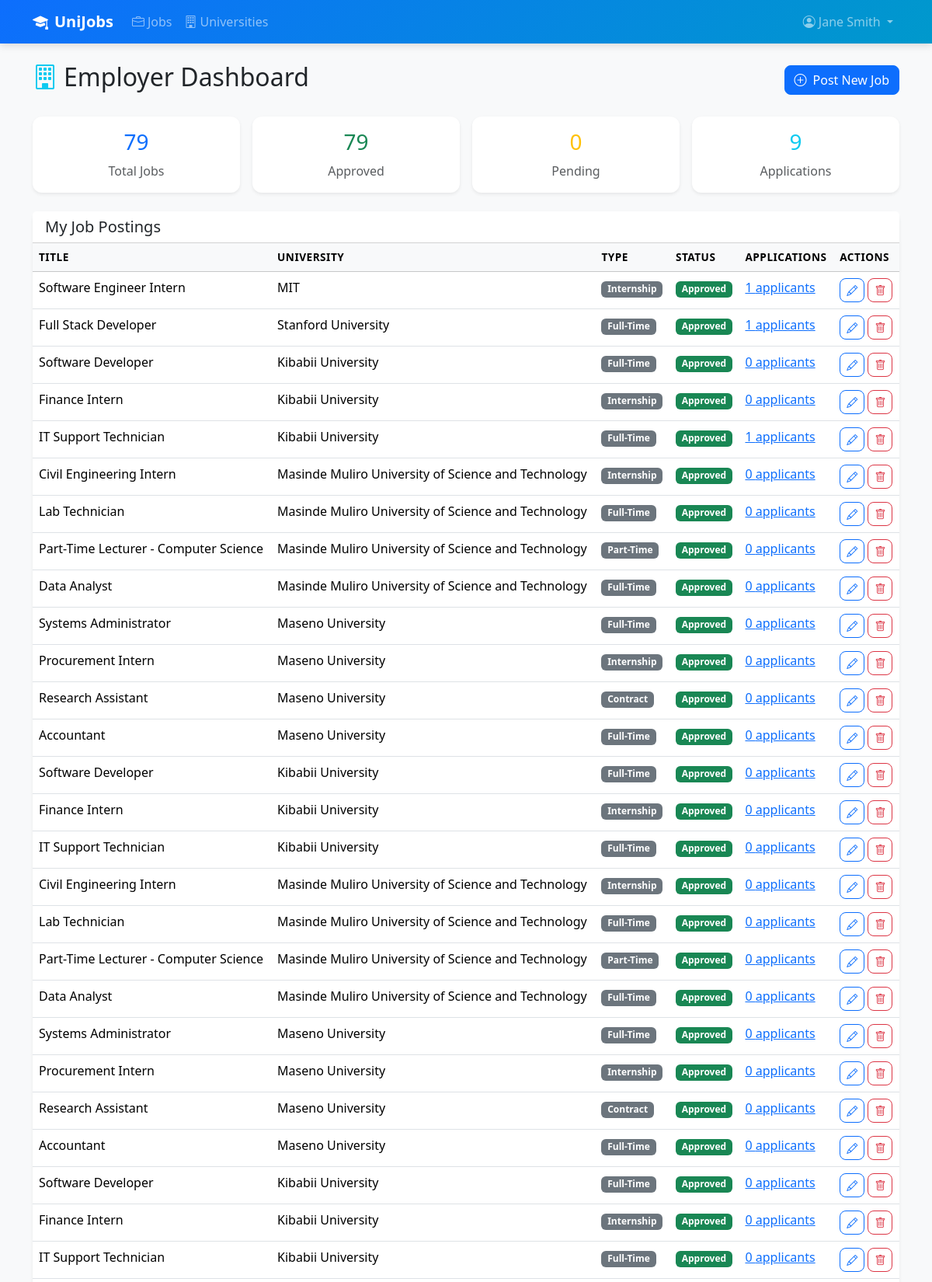
The page /dashboards/employer/ (signed in, upper part) on the database its author committed.
### accounts/models.py (models this page shows, shortened)
class CustomUser(AbstractBaseUser, PermissionsMixin):
    ROLE_CHOICES = [
        ('student', 'Student / Job Seeker'),
        ('employer', 'Employer'),
        ('university_staff', 'University Staff'),
        ('admin', 'Admin'),
    ]
    email = models.EmailField(unique=True)
    first_name = models.CharField(max_length=100)
    last_name = models.CharField(max_length=100)
    role = models.CharField(max_length=20, choices=ROLE_CHOICES, default='student')
    is_active = models.BooleanField(default=True)
    is_staff = models.BooleanField(default=False)
    date_joined = models.DateTimeField(auto_now_add=True)
    USERNAME_FIELD = 'email'
    REQUIRED_FIELDS = ['first_name', 'last_name', 'role']
    objects = CustomUserManager()
    def get_full_name(self):
        return f"{self.first_name} {self.last_name}"

### jobs/models.py (models this page shows, shortened)
class Job(models.Model):
    JOB_TYPE_CHOICES = [
        ('full_time', 'Full-Time'),
        ('part_time', 'Part-Time'),
        ('internship', 'Internship'),
        ('contract', 'Contract'),
        ('volunteer', 'Volunteer'),
    ]
    STATUS_CHOICES = [
        ('pending', 'Pending Approval'),
        ('approved', 'Approved'),
        ('rejected', 'Rejected'),
    ]
    employer = models.ForeignKey(settings.AUTH_USER_MODEL, on_delete=models.CASCADE, related_name='posted_jobs')
    university = models.ForeignKey('universities.University', on_delete=models.CASCADE, related_name='jobs')
    department = models.ForeignKey('universities.Department', on_delete=models.SET_NULL, null=True, blank=True, related_name='jobs')
    title = models.CharField(max_length=200)
    description = models.TextField()
    requirements = models.TextField(blank=True)
    location = models.CharField(max_length=200)
    job_type = models.CharField(max_length=20, choices=JOB_TYPE_CHOICES, default='full_time')
    salary_range = models.CharField(max_length=100, blank=True)
    application_deadline = models.DateField(null=True, blank=True)
    is_approved = models.BooleanField(default=False)
    approval_status = models.CharField(max_length=20, choices=STATUS_CHOICES, default='pending')
    approved_by = models.ForeignKey(
        settings.AUTH_USER_MODEL, on_delete=models.SET_NULL, null=True, blank=True, related_name='approved_jobs'
    )
    is_active = models.BooleanField(default=True)
    created_at = models.DateTimeField(auto_now_add=True)
    updated_at = models.DateTimeField(auto_now=True)
    class Meta:
        ordering = ['-created_at']

### universities/models.py (models this page shows, shortened)
class University(models.Model):
    name = models.CharField(max_length=200, unique=True)
    address = models.TextField()
    website = models.URLField(blank=True)
    logo = models.ImageField(upload_to='university_logos/', null=True, blank=True)
    description = models.TextField(blank=True)
    founded_year = models.PositiveIntegerField(null=True, blank=True)
    created_at = models.DateTimeField(auto_now_add=True)
    class Meta:
        verbose_name_plural = 'Universities'
        ordering = ['name']

### dashboards/views.py (the view)
# urls.py: path('employer/', views.employer_dashboard, name='employer_dashboard'),
@login_required
def employer_dashboard(request):
    if request.user.role != 'employer':
        return redirect('dashboard_redirect')
    try:
        profile = request.user.employer_profile
    except Exception:
        profile = None
    jobs = Job.objects.filter(employer=request.user).annotate(app_count=Count('applications'))
    stats = {
        'total_jobs': jobs.count(),
        'approved_jobs': jobs.filter(approval_status='approved').count(),
        'pending_jobs': jobs.filter(approval_status='pending').count(),
        'total_applications': Application.objects.filter(job__employer=request.user).count(),
    }
    if request.method == 'POST':
        user_form = UserUpdateForm(request.POST, instance=request.user)
        profile_form = EmployerProfileForm(request.POST, request.FILES, instance=profile)
        if user_form.is_valid() and profile_form.is_valid():
            user_form.save()
            profile_form.save()
            messages.success(request, 'Profile updated!')
            return redirect('employer_dashboard')
    else:
        user_form = UserUpdateForm(instance=request.user)
        profile_form = EmployerProfileForm(instance=profile)
    return render(request, 'dashboards/employer_dashboard.html', {
        'profile': profile,
        'jobs': jobs,
        'stats': stats,
        'user_form': user_form,
        'profile_form': profile_form,
        'title': 'Employer Dashboard',
    })

### templates/dashboards/employer_dashboard.html
{% extends 'base.html' %}
{% load crispy_forms_tags %}
{% block content %}
<div class="d-flex justify-content-between align-items-center mb-4">
    <h2><i class="bi bi-building me-2 text-info"></i>Employer Dashboard</h2>
    <a href="{% url 'create_job' %}" class="btn btn-primary"><i class="bi bi-plus-circle me-2"></i>Post New Job</a>
</div>
<div class="row g-3 mb-4">
    <div class="col-md-3">
        <div class="card text-center border-0 shadow-sm">
            <div class="card-body py-3"><h3 class="text-primary">{{ stats.total_jobs }}</h3><p class="mb-0 text-muted">Total Jobs</p></div>
        </div>
    </div>
    <div class="col-md-3">
        <div class="card text-center border-0 shadow-sm">
            <div class="card-body py-3"><h3 class="text-success">{{ stats.approved_jobs }}</h3><p class="mb-0 text-muted">Approved</p></div>
        </div>
    </div>
    <div class="col-md-3">
        <div class="card text-center border-0 shadow-sm">
            <div class="card-body py-3"><h3 class="text-warning">{{ stats.pending_jobs }}</h3><p class="mb-0 text-muted">Pending</p></div>
        </div>
    </div>
    <div class="col-md-3">
        <div class="card text-center border-0 shadow-sm">
            <div class="card-body py-3"><h3 class="text-info">{{ stats.total_applications }}</h3><p class="mb-0 text-muted">Applications</p></div>
        </div>
    </div>
</div>
<div class="card border-0 shadow-sm">
    <div class="card-header bg-white"><h5 class="mb-0">My Job Postings</h5></div>
    <div class="card-body p-0">
        {% if jobs %}
        <div class="table-responsive">
            <table class="table table-hover mb-0">
                <thead class="table-light">
                    <tr><th>Title</th><th>University</th><th>Type</th><th>Status</th><th>Applications</th><th>Actions</th></tr>
                </thead>
                <tbody>
                    {% for job in jobs %}
                    <tr>
                        <td>{{ job.title }}</td>
                        <td>{{ job.university.name }}</td>
                        <td><span class="badge bg-secondary">{{ job.get_job_type_display }}</span></td>
                        <td>
                            <span class="badge bg-{% if job.approval_status == 'approved' %}success{% elif job.approval_status == 'rejected' %}danger{% else %}warning{% endif %}">
                                {{ job.get_approval_status_display }}
                            </span>
                        </td>
                        <td><a href="{% url 'job_applicants' job.pk %}">{{ job.app_count }} applicants</a></td>
                        <td>
                            <a href="{% url 'edit_job' job.pk %}" class="btn btn-sm btn-outline-primary"><i class="bi bi-pencil"></i></a>
                            <a href="{% url 'delete_job' job.pk %}" class="btn btn-sm btn-outline-danger"><i class="bi bi-trash"></i></a>
                        </td>
                    </tr>
                    {% endfor %}
                </tbody>
            </table>
        </div>
        {% else %}
        <p class="text-muted p-3">No jobs posted yet. <a href="{% url 'create_job' %}">Post your first job</a>.</p>
        {% endif %}
    </div>
</div>
{% endblock %}

### templates/base.html (shortened to what this page needs)
<!DOCTYPE html>
<html lang="en">
<head>
    <link href="https://cdn.jsdelivr.net/npm/bootstrap@5.3.2/dist/css/bootstrap.min.css" rel="stylesheet">
    <link href="https://cdn.jsdelivr.net/npm/bootstrap-icons@1.11.1/font/bootstrap-icons.css" rel="stylesheet">
    {% load static %}
    <link rel="stylesheet" href="{% static 'css/custom.css' %}">
</head>
<body>
<nav class="navbar navbar-expand-lg navbar-dark bg-primary">
    <div class="container">
        <a class="navbar-brand fw-bold" href="{% url 'job_list' %}">
            <i class="bi bi-mortarboard-fill me-2"></i>UniJobs
        </a>
        <div class="collapse navbar-collapse" id="navMenu">
            <ul class="navbar-nav me-auto">
                <li class="nav-item">
                    <a class="nav-link" href="{% url 'job_list' %}"><i class="bi bi-briefcase me-1"></i>Jobs</a>
                </li>
                <li class="nav-item">
                    <a class="nav-link" href="{% url 'university_list' %}"><i class="bi bi-building me-1"></i>Universities</a>
                </li>
            </ul>
            <ul class="navbar-nav ms-auto">
                {% if user.is_authenticated %}
                    <li class="nav-item dropdown">
                        <a class="nav-link dropdown-toggle" href="#" data-bs-toggle="dropdown">
                            <i class="bi bi-person-circle me-1"></i>{{ user.get_full_name }}
                        </a>
                    </li>
                {% endif %}
            </ul>
        </div>
    </div>
</nav>
<main class="container py-4">
    {% block content %}{% endblock %}
</main>
</body>
</html>

### static/css/custom.css (style rules this page uses)
:root { --primary-gradient: linear-gradient(135deg, #0d6efd, #0099cc); }
body { background-color: #f8f9fa; font-family: 'Segoe UI', system-ui, -apple-system, sans-serif; }
.navbar { background: var(--primary-gradient) !important; box-shadow: 0 2px 10px rgba(0,0,0,0.15); }
.card { border-radius: 12px; transition: transform 0.2s, box-shadow 0.2s; }
.btn { border-radius: 8px; }
.badge { border-radius: 6px; }
.table th { font-weight: 600; font-size: 0.85rem; text-transform: uppercase; letter-spacing: 0.5px; }

### rows shown on the page
CustomUser: get_full_name "Jane Smith"
Job: title "Software Engineer Intern", university.name "MIT", job_type "Internship", approval_status "Approved", app_count "1"
Job: title "Full Stack Developer", university.name "Stanford University", job_type "Full-Time", approval_status "Approved", app_count "1"
Job: title "Software Developer", university.name "Kibabii University", job_type "Full-Time", approval_status "Approved", app_count "0"
Job: title "Finance Intern", university.name "Kibabii University", job_type "Internship", approval_status "Approved", app_count "0"
Job: title "IT Support Technician", university.name "Kibabii University", job_type "Full-Time", approval_status "Approved", app_count "1"
Job: title "Civil Engineering Intern", university.name "Masinde Muliro University of Science and Technology", job_type "Internship", approval_status "Approved", app_count "0"
Job: title "Lab Technician", university.name "Masinde Muliro University of Science and Technology", job_type "Full-Time", approval_status "Approved", app_count "0"
Job: title "Part-Time Lecturer - Computer Science", university.name "Masinde Muliro University of Science and Technology", job_type "Part-Time", approval_status "Approved", app_count "0"
Job: title "Data Analyst", university.name "Masinde Muliro University of Science and Technology", job_type "Full-Time", approval_status "Approved", app_count "0"
Job: title "Systems Administrator", university.name "Maseno University", job_type "Full-Time", approval_status "Approved", app_count "0"
Job: title "Procurement Intern", university.name "Maseno University", job_type "Internship", approval_status "Approved", app_count "0"
Job: title "Research Assistant", university.name "Maseno University", job_type "Contract", approval_status "Approved", app_count "0"
Job: title "Accountant", university.name "Maseno University", job_type "Full-Time", approval_status "Approved", app_count "0"
Job: title "Software Developer", university.name "Kibabii University", job_type "Full-Time", approval_status "Approved", app_count "0"
Job: title "Finance Intern", university.name "Kibabii University", job_type "Internship", approval_status "Approved", app_count "0"
Job: title "IT Support Technician", university.name "Kibabii University", job_type "Full-Time", approval_status "Approved", app_count "0"
Job: title "Civil Engineering Intern", university.name "Masinde Muliro University of Science and Technology", job_type "Internship", approval_status "Approved", app_count "0"
Job: title "Lab Technician", university.name "Masinde Muliro University of Science and Technology", job_type "Full-Time", approval_status "Approved", app_count "0"
Job: title "Part-Time Lecturer - Computer Science", university.name "Masinde Muliro University of Science and Technology", job_type "Part-Time", approval_status "Approved", app_count "0"
Job: title "Data Analyst", university.name "Masinde Muliro University of Science and Technology", job_type "Full-Time", approval_status "Approved", app_count "0"
Job: title "Systems Administrator", university.name "Maseno University", job_type "Full-Time", approval_status "Approved", app_count "0"
Job: title "Procurement Intern", university.name "Maseno University", job_type "Internship", approval_status "Approved", app_count "0"
Job: title "Research Assistant", university.name "Maseno University", job_type "Contract", approval_status "Approved", app_count "0"
Job: title "Accountant", university.name "Maseno University", job_type "Full-Time", approval_status "Approved", app_count "0"
Job: title "Software Developer", university.name "Kibabii University", job_type "Full-Time", approval_status "Approved", app_count "0"
Job: title "Finance Intern", university.name "Kibabii University", job_type "Internship", approval_status "Approved", app_count "0"
Job: title "IT Support Technician", university.name "Kibabii University", job_type "Full-Time", approval_status "Approved", app_count "0"

### other values the page prints
{{ stats.total_jobs }} "79"
{{ stats.approved_jobs }} "79"
{{ stats.pending_jobs }} "0"
{{ stats.total_applications }} "9"
